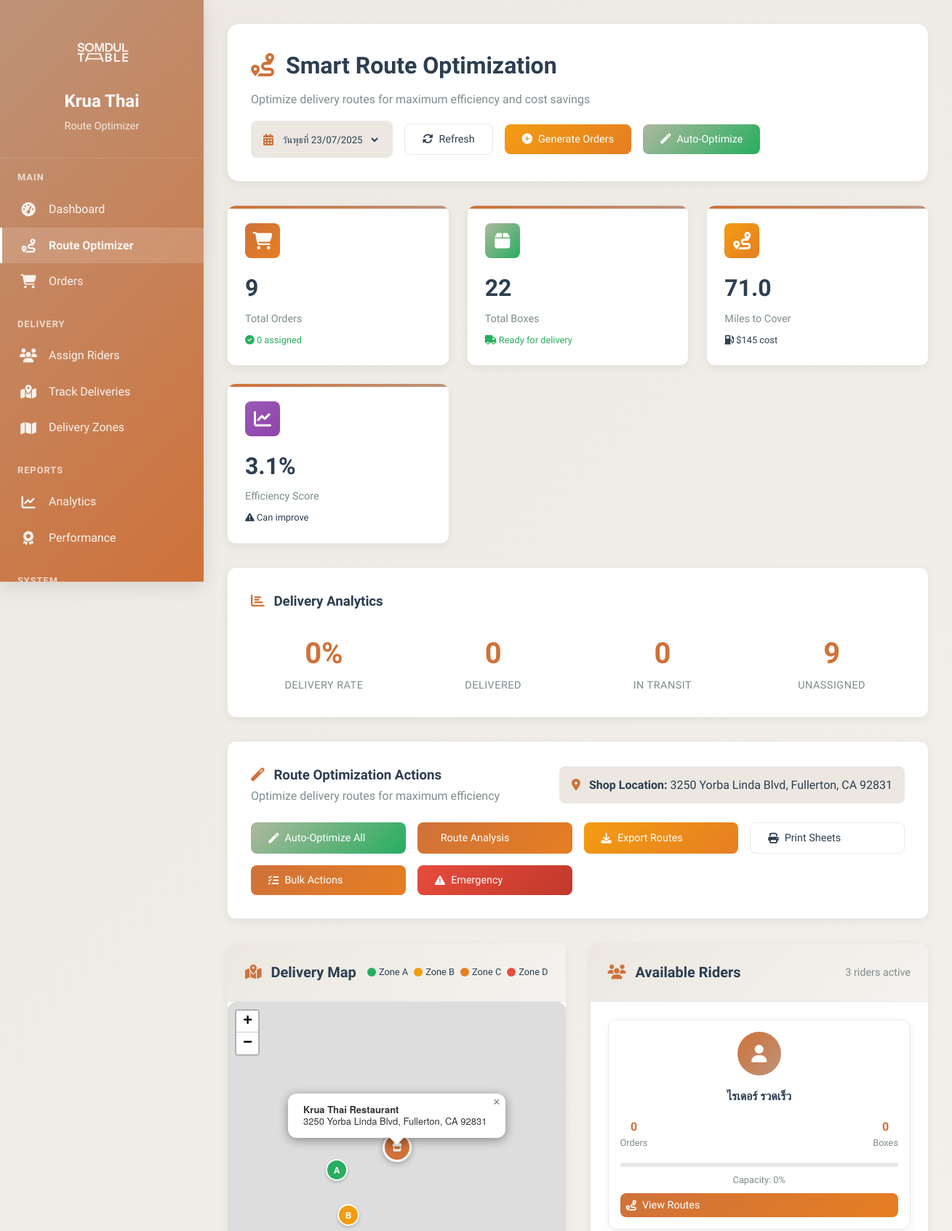
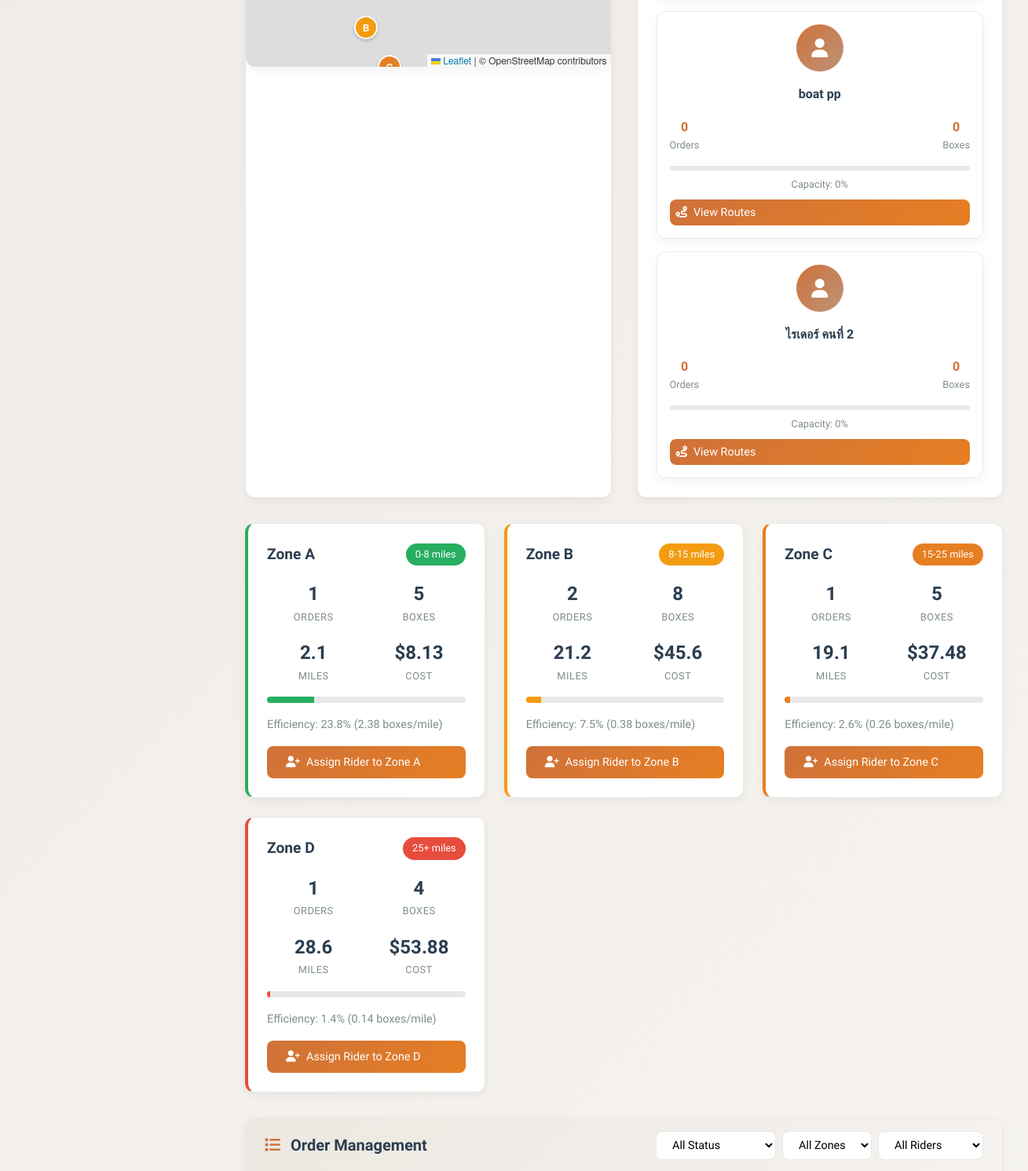
The page /KruaThai/admin/delivery-management.php (signed in, upper part) on the database its author committed (2 pictures, top to bottom).
### tables this page shows
CREATE TABLE `users` (
  `id` char(36) NOT NULL,
  `email` varchar(255) NOT NULL,
  `password_hash` varchar(255) NOT NULL,
  `first_name` varchar(100) NOT NULL,
  `last_name` varchar(100) NOT NULL,
  `phone` varchar(20) DEFAULT NULL,
  `date_of_birth` date DEFAULT NULL,
  `gender` enum('male','female','other') DEFAULT NULL,
  `role` enum('customer','admin','kitchen','rider','support') DEFAULT 'customer',
  `status` enum('active','inactive','suspended','pending_verification') DEFAULT 'pending_verification',
  `email_verified` tinyint(1) DEFAULT '0',
  `email_verification_token` varchar(100) DEFAULT NULL,
  `delivery_address` text,
  `address_line_2` varchar(255) DEFAULT NULL,
  `city` varchar(100) DEFAULT NULL,
  `state` varchar(100) DEFAULT NULL,
  `zip_code` varchar(10) DEFAULT NULL,
  `country` varchar(100) DEFAULT 'Thailand',
  `delivery_instructions` text,
  `dietary_preferences` longtext,
  `allergies` longtext,
  `spice_level` enum('mild','medium','hot','extra_hot') DEFAULT 'medium',
  `last_login` timestamp NULL DEFAULT NULL,
  `failed_login_attempts` int(11) DEFAULT '0',
  `locked_until` timestamp NULL DEFAULT NULL,
  `password_reset_token` varchar(100) DEFAULT NULL,
  `password_reset_expires` timestamp NULL DEFAULT NULL,
  `created_at` timestamp NOT NULL DEFAULT CURRENT_TIMESTAMP,
  `updated_at` timestamp NOT NULL DEFAULT CURRENT_TIMESTAMP ON UPDATE CURRENT_TIMESTAMP
);

### KruaThai/admin/delivery-management.php (the view, shortened to what the rows shown need)
<?php
require_once '../config/database.php';
try {
    $database = new Database();
    $pdo = $database->getConnection();
} catch (Exception $e) {
    die("❌ Database connection failed: " . $e->getMessage());
}
$deliveryDate = isset($_GET['date']) ? $_GET['date'] : date('Y-m-d');
if (!isValidDeliveryDate($deliveryDate)) {
    $upcomingDays = getUpcomingDeliveryDays();
    $deliveryDate = !empty($upcomingDays) ? $upcomingDays[0]['date'] : date('Y-m-d');
}
function getUpcomingDeliveryDays($weeks = 4) {
    $deliveryDays = [];
    $today = new DateTime();
    $today->setTimezone(new DateTimeZone('Asia/Bangkok'));
    for ($week = 0; $week < $weeks; $week++) {
        $wednesday = clone $today;
        $wednesday->modify("+" . $week . " weeks");
        $wednesday->modify("wednesday this week");
        $saturday = clone $today;
        $saturday->modify("+" . $week . " weeks");
        $saturday->modify("saturday this week");
        if ($wednesday >= $today) {
            $deliveryDays[] = [
                'date' => $wednesday->format('Y-m-d'),
                'display' => 'วันพุธที่ ' . $wednesday->format('d/m/Y')
            ];
        }
        if ($saturday >= $today) {
            $deliveryDays[] = [
                'date' => $saturday->format('Y-m-d'),
                'display' => 'วันเสาร์ที่ ' . $saturday->format('d/m/Y')
            ];
        }
    }
    return $deliveryDays;
}
function isValidDeliveryDate($date) {
    $dayOfWeek = date('N', strtotime($date));
    return in_array($dayOfWeek, [3, 6]);
}
try {
    $stmt = $pdo->prepare("
        SELECT u.id, u.first_name, u.last_name, u.phone, u.status,
               COALESCE(SUM(o.total_items), 0) as current_load,
               COUNT(o.id) as current_orders
        FROM users u
        LEFT JOIN orders o ON u.id = o.assigned_rider_id AND DATE(o.delivery_date) = ?
        WHERE u.role = 'rider' AND u.status = 'active'
        GROUP BY u.id, u.first_name, u.last_name, u.phone, u.status
        ORDER BY current_load ASC
    ");
    $stmt->execute([$deliveryDate]);
    $riders = $stmt->fetchAll(PDO::FETCH_ASSOC);
} catch (Exception $e) {
    $orders = [];
    $riders = [];
    $analytics = ['success' => false];
    error_log("Delivery management error: " . $e->getMessage());
}
?>
<!DOCTYPE html>
<html lang="th">
<head>
    <link href="https://cdnjs.cloudflare.com/ajax/libs/font-awesome/6.4.0/css/all.min.css" rel="stylesheet">
    <link rel="stylesheet" href="https://unpkg.com/leaflet@1.7.1/dist/leaflet.css" />
</head>
<body>
    <div class="admin-layout">
        <div class="main-content">
            <div class="page-header">
                <div class="header-content">
                    <div>
                        <h1 class="page-title">
                            <i class="fas fa-route" style="color: var(--curry); margin-right: 0.5rem;"></i>
                            Smart Route Optimization
                        </h1>
                    </div>
                </div>
            </div>
            <div class="dashboard-grid">
                <div class="dashboard-card">
                    <div class="card-body">
                        <div class="rider-grid">
                            <?php foreach ($riders as $rider): ?>
                                <?php
                                $capacity = min(($rider['current_load'] / 25) * 100, 100);
                                ?>
                                <div class="rider-card" data-rider-id="<?= $rider['id'] ?>">
                                    <div class="rider-avatar">
                                        <i class="fas fa-user"></i>
                                    </div>
                                    <div class="rider-name"><?= htmlspecialchars($rider['first_name'] . ' ' . $rider['last_name']) ?></div>
                                    <div class="rider-stats">
                                        <div class="rider-stat">
                                            <div class="rider-stat-value"><?= $rider['current_orders'] ?></div>
                                            <div class="rider-stat-label">Orders</div>
                                        </div>
                                        <div class="rider-stat">
                                            <div class="rider-stat-value"><?= $rider['current_load'] ?></div>
                                            <div class="rider-stat-label">Boxes</div>
                                        </div>
                                    </div>
                                    <div class="capacity-bar">
                                    </div>
                                    <div style="font-size: 0.8rem; color: var(--text-gray);">
                                        Capacity: <?= round($capacity) ?>%
                                    </div>
                                    <button class="btn btn-primary" style="margin-top: 0.5rem; width: 100%; padding: 0.5rem;"
                                            onclick="showRiderRoutes('<?= $rider['id'] ?>')">
                                        <i class="fas fa-route"></i>
                                        View Routes
                                    </button>
                                </div>
                            <?php endforeach; ?>
                        </div>
                    </div>
                </div>
            </div>
        </div>
    </div>
</body>
</html>

### rows shown on the page
users: first_name+last_name "ไรเดอร์ รวดเร็ว", current_orders "0", current_load "0", capacity "0"
users: first_name+last_name "boat pp", current_orders "0", current_load "0", capacity "0"
users: first_name+last_name "ไรเดอร์ คนที่ 2", current_orders "0", current_load "0", capacity "0"

### other values the page prints
$totalStats['totalOrders'] "9"
$totalStats['assignedOrders'] "0"
$totalStats['totalBoxes'] "22"
$totalStats['totalDistance'] "71.0"
$totalStats['totalCost'] "145"
$totalStats['avgEfficiency'] "3.1"
$analytics['analytics']['delivery_rate'] "0"
$analytics['analytics']['overall']['delivered'] "0"
$analytics['analytics']['overall']['in_transit'] "0"
$analytics['analytics']['overall']['unassigned'] "9"
$shopLocation['address'] "3250 Yorba Linda Blvd, Fullerton, CA 92831"
count($riders) "3"
$zone "A"
$zoneStats[$zone]['orderCount'] "1"
$zoneStats[$zone]['totalBoxes'] "5"
